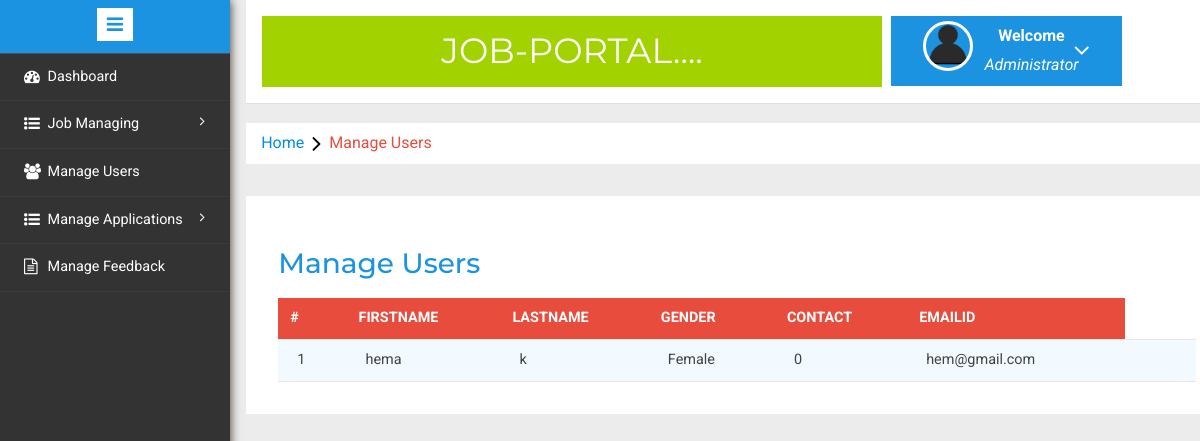
Page /job/admin/manage-users.php (signed in) on the committed database.
### tables this page shows
CREATE TABLE `user` (
  `id` int(10) NOT NULL,
  `fname` varchar(20) NOT NULL,
  `lname` varchar(20) NOT NULL,
  `gender` varchar(20) NOT NULL,
  `email` varchar(20) NOT NULL,
  `contact` int(10) NOT NULL,
  `password` varchar(20) NOT NULL,
  `cpassword` varchar(20) NOT NULL
);

### job/admin/manage-users.php (the view, shortened to what this page needs)
<?php
include('includes/config.php');
if(strlen($_SESSION['alogin'])==0)
	{
header('location:index.php');
}
else{
	?>
<!DOCTYPE HTML>
<html>
<head>
<link href="css/bootstrap.min.css" rel='stylesheet' type='text/css' />
<link href="css/style.css" rel='stylesheet' type='text/css' />
<link rel="stylesheet" href="css/morris.css" type="text/css"/>
<link href="css/font-awesome.css" rel="stylesheet">
<link rel="stylesheet" type="text/css" href="css/table-style.css" />
<link rel="stylesheet" type="text/css" href="css/basictable.css" />
<link rel="stylesheet" href="css/icon-font.min.css" type='text/css' />
</head>
<body>
   <div class="page-container">
<div class="left-content">
	   <div class="mother-grid-inner">
				<?php include('includes/header.php');?>
				</div>
<ol class="breadcrumb">
                <li class="breadcrumb-item"><a href="index.html">Home</a><i class="fa fa-angle-right"></i>Manage Users</li>
            </ol>
<div class="agile-grids">
				<div class="agile-tables">
					<div class="w3l-table-info">
					  <h2>Manage Users</h2>
					    <table id="table">
						<thead>
						  <tr>
						  <th>#</th>
							<th>FirstName</th>
							<th>Lastname</th>
							<th>Gender</th>
							<th>Contact </th>
							<th>EmailId </th>
						  </tr>
						</thead>
						<tbody>
<?php $sql = "SELECT * from user";
$query = $dbh -> prepare($sql);
$query->execute();
$results=$query->fetchAll(PDO::FETCH_OBJ);
$cnt=1;
if($query->rowCount() > 0)
{
foreach($results as $result)
{				?>
						  <tr>
							<td><?php echo htmlentities($cnt);?></td>
							<td><?php echo htmlentities($result->fname);?></td>
							<td><?php echo htmlentities($result->lname);?></td>
							<td><?php echo htmlentities($result->gender);?></td>
							<td><?php echo htmlentities($result->contact);?></td>
							<td><?php echo htmlentities($result->email);?></td>
							<td><?php echo htmlentities($result->RegDate);?></td>
							<td><?php echo htmlentities($result->UpdationDate);?></td>
						  </tr>
						 <?php $cnt=$cnt+1;} }?>
						</tbody>
					  </table>
					</div>
			</div>
</div>
</div>
						<?php include('includes/sidebarmenu.php');?>
							</div>
</body>
</html>
<?php } ?>

### job/admin/css/table-style.css (style rules this page uses)
table { background: white; border-collapse: collapse; margin: 1.25em 0 0; width: 100%; }
table tr, table th, table td { border: none; border-bottom: 1px solid #e8e8e8; font-size: .95em; }
table th, table td { padding: 10px 12px; text-align: left; }
table th { background: #e74c3c; color: #fff; text-transform: uppercase; }
table tr td { background: #f3faff; color: #424242; }
table { width: 100%; }

### rows in the picture
user: fname "hema", lname "k", gender "Female", contact "0", email "hem@gmail.com"
